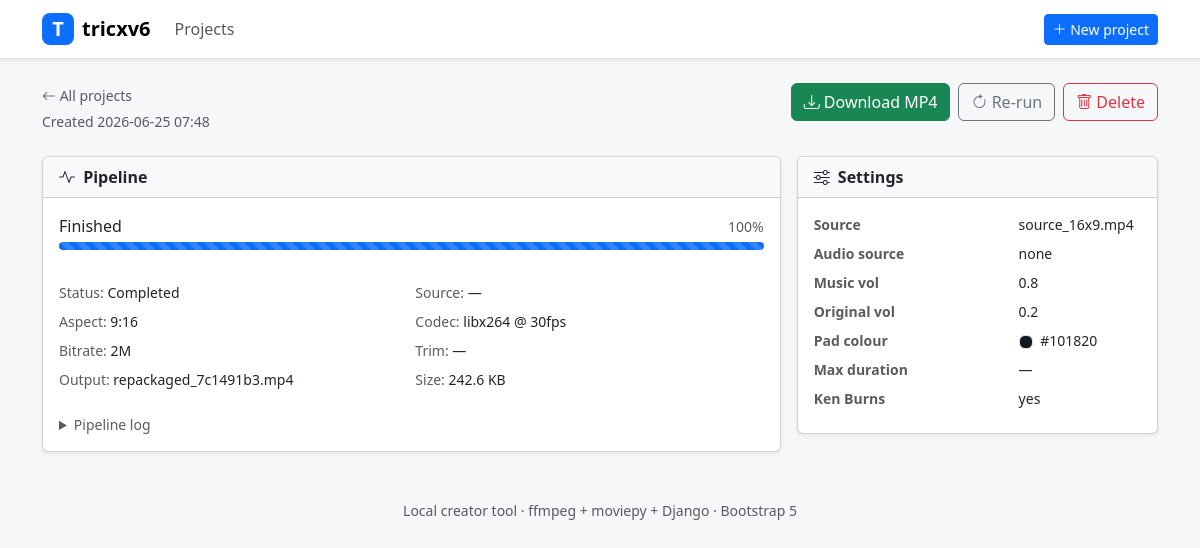
The app's page /projects/2/ with its own data.
### projects/models.py (models this page shows, shortened)
class VideoProject(models.Model):
    title = models.CharField(max_length=200, blank=True)
    original = models.FileField(upload_to=upload_to_original)
    original_filename = models.CharField(max_length=255, blank=True)
    duration_seconds = models.FloatField(null=True, blank=True)
    width = models.IntegerField(null=True, blank=True)
    height = models.IntegerField(null=True, blank=True)
    song_url = models.URLField(blank=True)
    song_file = models.FileField(upload_to=upload_to_audio, blank=True)
    music_volume = models.FloatField(
        default=0.8, help_text="Background music volume 0.0–1.0"
    )
    original_audio_volume = models.FloatField(
        default=0.2, help_text="Original audio volume 0.0–1.0"
    )
    aspect_ratio = models.CharField(
        max_length=10, choices=ASPECT_RATIO_CHOICES, default="9:16"
    )
    pad_color = models.CharField(
        max_length=7, default="#000000", help_text="Background padding colour (hex)"
    )
    codec = models.CharField(max_length=20, choices=CODEC_CHOICES, default="libx264")
    fps = models.IntegerField(choices=FPS_CHOICES, default=30)
    bitrate = models.CharField(max_length=10, choices=BITRATE_CHOICES, default="2M")
    max_duration = models.IntegerField(
        default=0, help_text="Trim to N seconds (0 = keep full duration)"
    )
    start_seconds = models.FloatField(
        default=0.0, help_text="Trim start point in seconds (0 = from beginning)"
    )
    end_seconds = models.FloatField(
        default=0.0, help_text="Trim end point in seconds (0 = until end of clip)"
    )
    ken_burns = models.BooleanField(
        default=False, help_text="Slow pan/zoom (good for photo slideshows)"
    )
    output = models.FileField(upload_to=upload_to_output, blank=True)
    output_filename = models.CharField(max_length=255, blank=True)
    output_size_bytes = models.BigIntegerField(null=True, blank=True)
    status = models.CharField(max_length=20, choices=STATUS_CHOICES, default="draft")
    progress = models.IntegerField(default=0, help_text="0–100")
    current_stage = models.CharField(max_length=100, blank=True)
    error_message = models.TextField(blank=True)
    log = models.TextField(blank=True)
    created_at = models.DateTimeField(default=timezone.now)
    updated_at = models.DateTimeField(auto_now=True)
    started_at = models.DateTimeField(null=True, blank=True)
    completed_at = models.DateTimeField(null=True, blank=True)
    class Meta:
        ordering = ["-created_at"]
    @property
    def is_terminal(self) -> bool:
        return self.status in ("done", "failed")

### projects/views.py (the view)
# urls.py: path("projects/<int:pk>/", views.project_detail, name="project_detail"),
def project_detail(request, pk: int):
    project = get_object_or_404(VideoProject, pk=pk)
    return render(request, "projects/detail.html", {"project": project})

### templates/projects/detail.html (shortened to what this page needs)
{% extends "base.html" %}
{% load project_extras %}
{% block content %}
<div class="d-flex flex-wrap justify-content-between align-items-start mb-4">
  <div>
    <a href="{% url 'project_list' %}" class="small text-muted text-decoration-none">
      <i class="bi bi-arrow-left"></i> All projects
    </a>
    <p class="text-muted small mb-0">Created {{ project.created_at|date:"Y-m-d H:i" }}</p>
  </div>
  <div class="d-flex gap-2 flex-wrap">
    {% if project.status == 'done' and project.output %}
      <a href="{% url 'project_download' pk=project.pk %}" class="btn btn-success">
        <i class="bi bi-download"></i> Download MP4
      </a>
    {% endif %}
    {% if project.is_terminal or project.status == 'queued' %}
      <form method="post" action="{% url 'project_start' pk=project.pk %}">
        <button type="submit" class="btn btn-outline-secondary">
          <i class="bi bi-arrow-clockwise"></i> Re-run
        </button>
      </form>
    {% endif %}
    <form method="post" action="{% url 'project_delete' pk=project.pk %}"
          onsubmit="return confirm('Delete this project and its files?');">
      <button type="submit" class="btn btn-outline-danger">
        <i class="bi bi-trash"></i> Delete
      </button>
    </form>
  </div>
</div>
<div class="row g-3">
  <div class="col-lg-8">
    <div class="card shadow-sm">
      <div class="card-header bg-light fw-semibold">
        <i class="bi bi-activity me-1"></i> Pipeline
      </div>
      <div class="card-body">
        <div class="d-flex justify-content-between align-items-center mb-1">
          <span id="stage-label" class="fw-medium">{{ project.current_stage|default:"Queued" }}</span>
          <span id="progress-pct" class="text-muted small">{{ project.progress }}%</span>
        </div>
        <div class="progress" role="progressbar" style="height: 8px;"
             aria-valuenow="{{ project.progress }}" aria-valuemin="0" aria-valuemax="100">
          <div id="progress-bar" class="progress-bar progress-bar-striped progress-bar-animated bg-primary"
               style="width: {{ project.progress }}%"></div>
        </div>
        <div class="row g-2 mt-4 small">
          <div class="col-md-6"><span class="text-muted">Status:</span>
            <span id="status-badge" class="fw-medium">{{ project.get_status_display }}</span>
          </div>
          <div class="col-md-6"><span class="text-muted">Source:</span>
            <span class="fw-medium">
              {% if project.duration_seconds %}{{ project.duration_seconds|durationformat }}{% else %}—{% endif %}
            </span>
          </div>
          <div class="col-md-6"><span class="text-muted">Aspect:</span>
            <span class="fw-medium">{{ project.aspect_ratio }}</span>
          </div>
          <div class="col-md-6"><span class="text-muted">Codec:</span>
            <span class="fw-medium">{{ project.codec }} @ {{ project.fps }}fps</span>
          </div>
          <div class="col-md-6"><span class="text-muted">Bitrate:</span>
            <span class="fw-medium">{{ project.bitrate }}</span>
          </div>
          <div class="col-md-6"><span class="text-muted">Trim:</span>
            <span class="fw-medium">
              {% if project.start_seconds or project.end_seconds %}
                {{ project.start_seconds|default:0 }}s – {{ project.end_seconds|default:project.duration_seconds|durationformat }}
              {% else %}—{% endif %}
            </span>
          </div>
          {% if project.output_filename %}
            <div class="col-md-6"><span class="text-muted">Output:</span>
              <span class="fw-medium">{{ project.output_filename }}</span>
            </div>
          {% endif %}
          {% if project.output_size_bytes %}
            <div class="col-md-6"><span class="text-muted">Size:</span>
              <span class="fw-medium">{{ project.output_size_bytes|filesizeformat }}</span>
            </div>
          {% endif %}
        </div>
        <details class="mt-4">
          <summary class="text-muted small" style="cursor: pointer;">Pipeline log</summary>
        </details>
      </div>
    </div>
  </div>
  <div class="col-lg-4">
    <div class="card shadow-sm">
      <div class="card-header bg-light fw-semibold">
        <i class="bi bi-sliders me-1"></i> Settings
      </div>
      <div class="card-body">
        <dl class="row mb-0 small">
          <dt class="col-7 text-muted">Source</dt>
          <dd class="col-5 text-truncate fw-medium" title="{{ project.original_filename }}">
            {{ project.original_filename|default:"—" }}
          </dd>
          <dt class="col-7 text-muted">Audio source</dt>
          <dd class="col-5 fw-medium">
            {% if project.song_file %}uploaded
            {% elif project.song_url %}URL
            {% else %}none{% endif %}
          </dd>
          <dt class="col-7 text-muted">Music vol</dt>
          <dd class="col-5 fw-medium">{{ project.music_volume }}</dd>
          <dt class="col-7 text-muted">Original vol</dt>
          <dd class="col-5 fw-medium">{{ project.original_audio_volume }}</dd>
          <dt class="col-7 text-muted">Pad colour</dt>
          <dd class="col-5 fw-medium">
            <span class="d-inline-block rounded border align-middle me-1"
                  style="width: 14px; height: 14px; background: {{ project.pad_color }};"></span>
            {{ project.pad_color }}
          </dd>
          <dt class="col-7 text-muted">Max duration</dt>
          <dd class="col-5 fw-medium">
            {% if project.max_duration %}{{ project.max_duration }}s{% else %}—{% endif %}
          </dd>
          <dt class="col-7 text-muted">Ken Burns</dt>
          <dd class="col-5 fw-medium">
            {% if project.ken_burns %}yes{% else %}no{% endif %}
          </dd>
        </dl>
      </div>
    </div>
  </div>
</div>
{% endblock %}

### templates/base.html (style rules this page uses)
body { background: #f6f7f9; }

### records on screen
VideoProject: created_at "2026-06-25 07:48", current_stage "Finished", progress "100", status "Completed", aspect_ratio "9:16", codec "libx264", fps "30", bitrate "2M", output_filename "repackaged_7c1491b3.mp4", output_size_bytes|filesizeformat "242.6 KB", original_filename "source_16x9.mp4", music_volume "0.8", original_audio_volume "0.2", pad_color "#101820"
